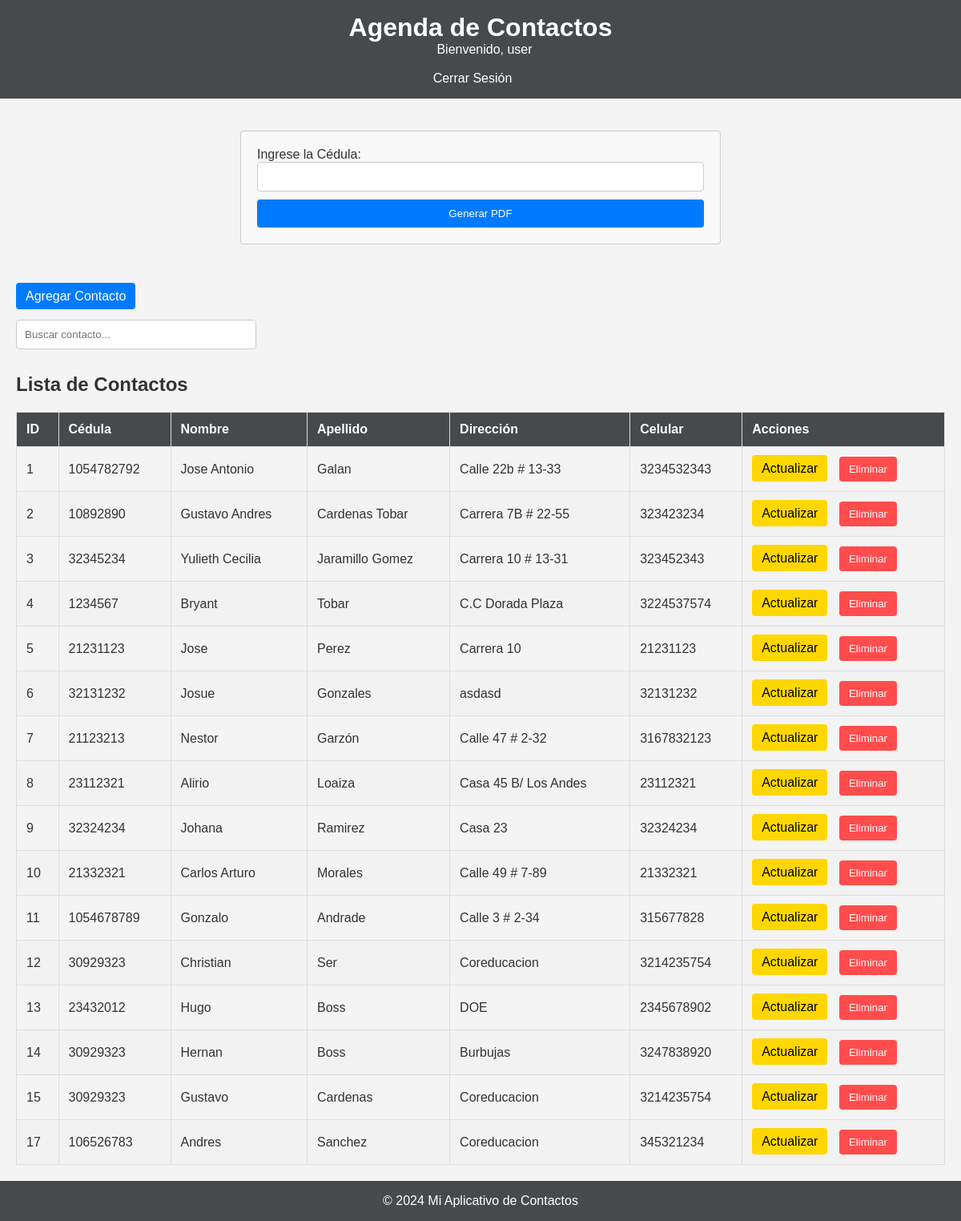
Screenshot of /vista/contactos.php (signed in) with the database file from the repository.
### tables this page shows
CREATE TABLE `contacto` (
  `idcontacto` int(11) NOT NULL,
  `cedula` bigint(20) NOT NULL,
  `nombre` varchar(45) NOT NULL,
  `apellido` varchar(45) NOT NULL,
  `direccion` varchar(45) NOT NULL,
  `celular` bigint(20) NOT NULL
);

### vista/contactos.php (the view, shortened to what this page needs)
<!DOCTYPE html>
<html lang="es">
<head>
    <link rel="stylesheet" href="../asset/estilos.css">
</head>
<body>
    <header>
        <h1>Agenda de Contactos</h1>
        <nav>
            <ul>
                <li>
                    <span>Bienvenido, <?php echo htmlspecialchars($_SESSION['usuario']); ?></span>
                    <br> <br>
                    <a href="logout.php" class="logout-button">Cerrar Sesión</a>
                </li>
            </ul>
        </nav>
    </header>
    <main>
        <section id="center-contact-form">
            <form method="POST" action="">
                <label for="cedula">Ingrese la Cédula:</label>
                <input type="text" id="cedula" name="cedula" required>
                <button type="submit">Generar PDF</button>
            </form>
        </section> <br> <br>
        <section>
            <a class="success-button" href="agregar.php">Agregar Contacto</a>
        </section>
        <section id="search-section">
            <input type="text" id="search" placeholder="Buscar contacto..." onkeyup="searchContacts()">
        </section>
        <section id="contact-list">
            <h2>Lista de Contactos</h2>
            <table id="contactsTable">
                <thead>
                    <tr>
                        <th>ID</th>
                        <th>Cédula</th>
                        <th>Nombre</th>
                        <th>Apellido</th>
                        <th>Dirección</th>
                        <th>Celular</th>
                        <th>Acciones</th>
                    </tr>
                </thead>
                <tbody>
                    <?php
                    $db = (new Conexion())->getConexion();
                    $query = "SELECT * FROM contacto";
                    $stmt = $db->prepare($query);
                    $stmt->execute();
                    while ($row = $stmt->fetch(PDO::FETCH_ASSOC)) {
                        echo "<tr>
                                <td>{$row['idcontacto']}</td>
                                <td>{$row['cedula']}</td>
                                <td>{$row['nombre']}</td>
                                <td>{$row['apellido']}</td>
                                <td>{$row['direccion']}</td>
                                <td>{$row['celular']}</td>
                                <td>
                                    <a class='update-button' href='modificar.php?idcontacto={$row['idcontacto']}'>Actualizar</a>
                                    <form action='../controlador/contactocontroller.php' method='POST' style='display:inline;'>
                                        <input type='hidden' name='idcontacto' value='{$row['idcontacto']}'>
                                        <input type='hidden' name='action' value='eliminar'>
                                        <button type='submit' class='delete-button' onclick='return confirm(\"¿Estás seguro de que deseas eliminar este contacto?\");'>Eliminar</button>
                                    </form>
                                </td>
                              </tr>";
                    }
                    ?>
                </tbody>
            </table>
        </section>
    </main>
    <footer>
        <p>&copy; 2024 Mi Aplicativo de Contactos</p>
    </footer>
</body>
</html>

### asset/estilos.css (style rules this page uses)
* { margin: 0; padding: 0; box-sizing: border-box; }
body { font-family: 'Arial', sans-serif; background-color: #f4f4f4; color: #333; }
header { background: #464a4d; color: white; padding: 1em; text-align: center; }
nav ul { list-style-type: none; padding: 0; }
nav ul li { display: inline; margin: 0 10px; }
nav ul li a { color: white; text-decoration: none; }
main { padding: 20px; }
table { width: 100%; border-collapse: collapse; margin-top: 20px; }
table, th, td { border: 1px solid #ddd; }
th, td { padding: 8px; text-align: left; }
th { background-color: #464a4d; color: white; }
footer { text-align: center; padding: 1em; background: #464a4d; color: white; position: relative; bottom: 0; width: 100%; }
#search-section { margin: 20px 0; }
#search { padding: 10px; width: 100%; max-width: 300px; border: 1px solid #ccc; border-radius: 4px; }
th, td { padding: 12px; text-align: left; }
tr:nth-child(even) { background-color: #f2f2f2; }
button { background-color: #ff4d4d; color: white; border: none; padding: 8px 12px; border-radius: 4px; cursor: pointer; }
a { text-decoration: none; color: #007BFF; margin-right: 10px; }
#center-contact-form { max-width: 600px; margin: 20px auto; padding: 20px; border: 1px solid #ccc; border-radius: 4px; background-color: #f9f9f9; }
form { display: flex; flex-direction: column; }
input { margin-bottom: 10px; padding: 10px; border: 1px solid #ccc; border-radius: 4px; }
button { background-color: #007BFF; color: white; border: none; padding: 10px; border-radius: 4px; cursor: pointer; }
.update-button { background-color: #FFD700; color: black; padding: 8px 12px; border: none; border-radius: 4px; text-decoration: none; cursor: pointer; }
.delete-button { background-color: #FF4D4D; color: white; padding: 8px 12px; border: none; border-radius: 4px; cursor: pointer; }
.success-button { background-color: #007BFF; color: white; padding: 8px 12px; border: none; border-radius: 4px; cursor: pointer; }

### rows the page displays
contacto: idcontacto "1", cedula "1054782792", nombre "Jose Antonio", apellido "Galan", direccion "Calle 22b # 13-33", celular "3234532343"
contacto: idcontacto "2", cedula "10892890", nombre "Gustavo Andres", apellido "Cardenas Tobar", direccion "Carrera 7B # 22-55", celular "323423234"
contacto: idcontacto "3", cedula "32345234", nombre "Yulieth Cecilia", apellido "Jaramillo Gomez", direccion "Carrera 10 # 13-31", celular "323452343"
contacto: idcontacto "4", cedula "1234567", nombre "Bryant", apellido "Tobar", direccion "C.C Dorada Plaza", celular "3224537574"
contacto: idcontacto "5", cedula "21231123", nombre "Jose", apellido "Perez", direccion "Carrera 10", celular "21231123"
contacto: idcontacto "6", cedula "32131232", nombre "Josue", apellido "Gonzales", direccion "asdasd", celular "32131232"
contacto: idcontacto "7", cedula "21123213", nombre "Nestor", apellido "Garzón", direccion "Calle 47 # 2-32", celular "3167832123"
contacto: idcontacto "8", cedula "23112321", nombre "Alirio", apellido "Loaiza", direccion "Casa 45 B/ Los Andes", celular "23112321"
contacto: idcontacto "9", cedula "32324234", nombre "Johana", apellido "Ramirez", direccion "Casa 23", celular "32324234"
contacto: idcontacto "10", cedula "21332321", nombre "Carlos Arturo", apellido "Morales", direccion "Calle 49 # 7-89", celular "21332321"
contacto: idcontacto "11", cedula "1054678789", nombre "Gonzalo", apellido "Andrade", direccion "Calle 3 # 2-34", celular "315677828"
contacto: idcontacto "12", cedula "30929323", nombre "Christian", apellido "Ser", direccion "Coreducacion", celular "3214235754"
contacto: idcontacto "13", cedula "23432012", nombre "Hugo", apellido "Boss", direccion "DOE", celular "2345678902"
contacto: idcontacto "14", cedula "30929323", nombre "Hernan", apellido "Boss", direccion "Burbujas", celular "3247838920"
contacto: idcontacto "15", cedula "30929323", nombre "Gustavo", apellido "Cardenas", direccion "Coreducacion", celular "3214235754"
contacto: idcontacto "17", cedula "106526783", nombre "Andres", apellido "Sanchez", direccion "Coreducacion", celular "345321234"

### other values shown
$_SESSION['usuario'] "user"
